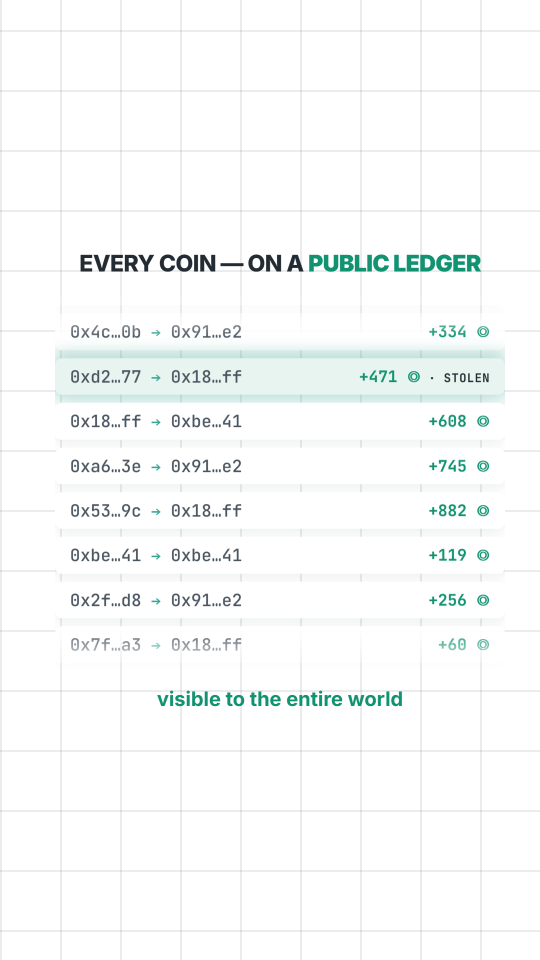
#> input picture marketing_video_generation/topics/alt/alt_How to launder 1.5 billion in crypto/video/_build/shots/01_ledger1.png, 1080 x 1920 px, given in place of 01_ledger1.png.png, which was not available (shown at 1/2 size)
$ python generate_dashes.py shots/01_ledger1.png
#> lines starting #> are read from the running program, lines starting #| are printed output that depends on the picture; after the words box and inside, x2 and y2 are one past the last pixel; in counts of white or black regions, pixels touching at a corner belong together; pictures that were not available may be replaced by others from this repository, and a replacement may not be noted
# Bake a hand-drawn DASHED outline that follows each cut-out's silhouette
# (per specific_tools_instructions/draw_dotted_line.md): trace the alpha edge,
# offset it outward, walk it and stamp round dashes -> one padded PNG with the
# image + its dashed "sticker" cut-line baked in.  numpy + PIL + skimage + scipy.
import os
import numpy as np
from PIL import Image, ImageDraw
from skimage import measure
from skimage.measure import approximate_polygon
from scipy import ndimage

HERE = os.path.dirname(os.path.abspath(__file__))
PH = os.path.join(HERE, '..', 'assets', 'photos')

SS = 3                      # supersample factor (anti-aliasing)
PAD = 30                    # px padding so the outward line is never clipped
OFFSET = 13                 # px the line sits outside the silhouette
LW = 6                      # dash line width (1x px)
ON, OFF = 17, 12            # dash on / off run lengths (1x px)
COL = (17, 146, 113, 255)   # teal-d  #119271

def make(key):
#> called with key = 'shots/01_ledger1.png'
    im = Image.open(os.path.join(PH, key + '.png')).convert('RGBA')
    W, H = im.size
#> W = 1080; H = 1920
    cw, ch = W + 2 * PAD, H + 2 * PAD
#> cw = 1140; ch = 1980
    canv = Image.new('RGBA', (cw, ch), (0, 0, 0, 0))
#> canv: PIL image 1140x1980 RGBA; every value is 0
    canv.alpha_composite(im, (PAD, PAD))
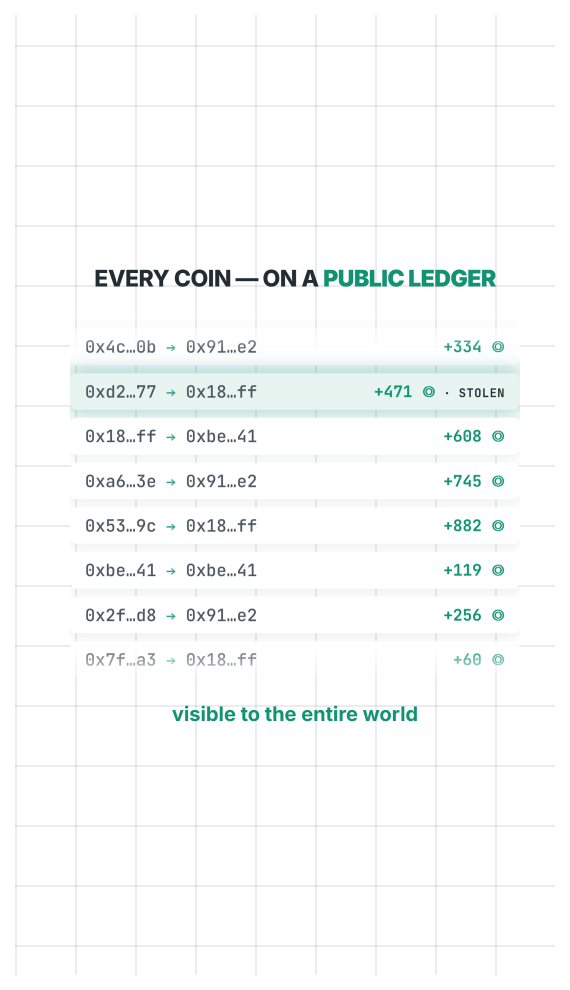
#> canv: PIL image 1140x1980 RGBA (shown at 1/2 size); mean R, G, B, A 227.5, 229.6, 229.2, 234.3; transparent parts drawn white

    mask = np.asarray(canv)[..., 3] > 40
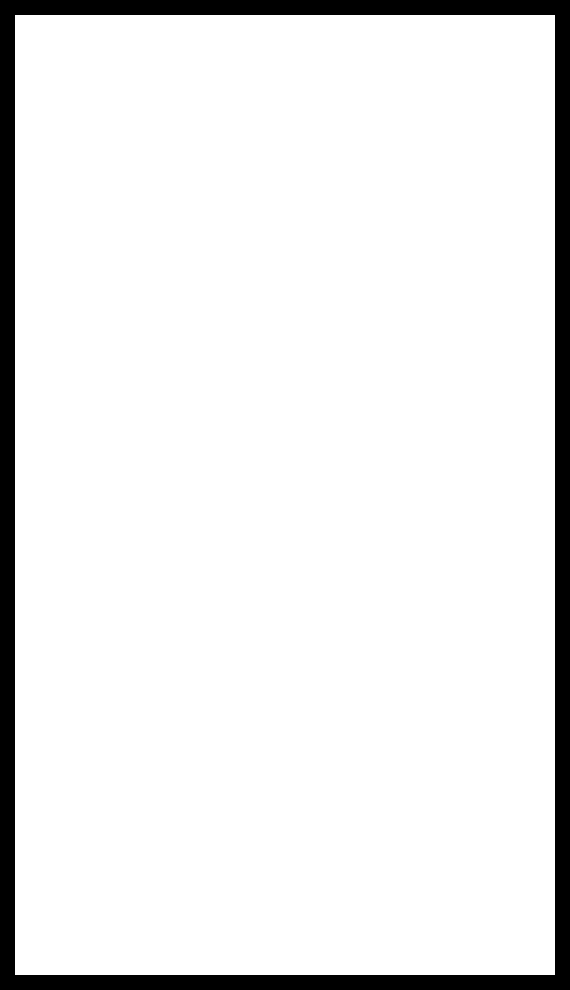
#> mask: shape (1980, 1140) bool (shown at 1/2 size); 91.9% white; 1 black region, box (x1, y1, x2, y2) and area: (0, 0, 1140, 1980) 183600
    mask = ndimage.binary_fill_holes(mask)
    mask = ndimage.binary_dilation(mask, iterations=OFFSET)
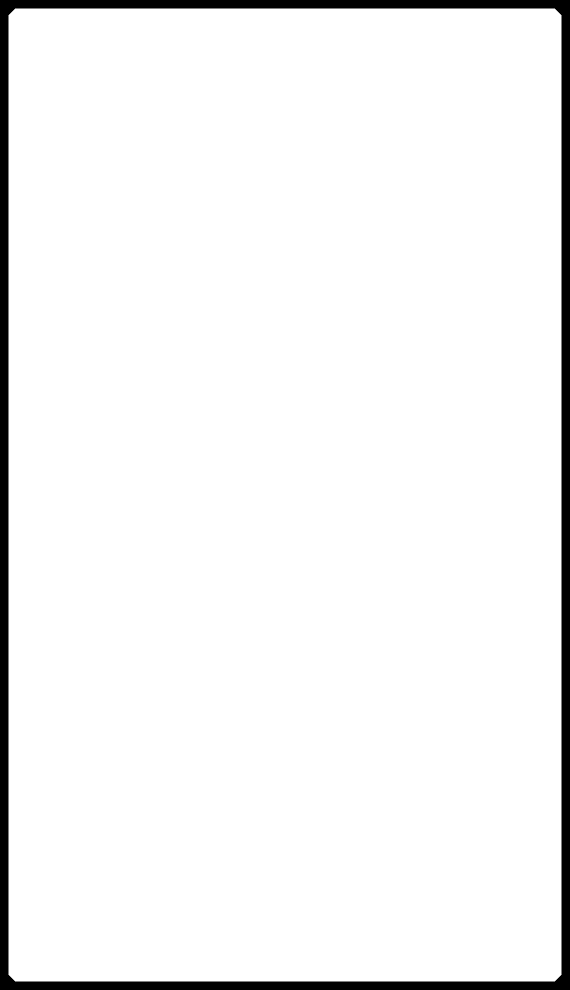
#> mask: shape (1980, 1140) bool (shown at 1/2 size); 95.3% white; 1 black region, box (x1, y1, x2, y2) and area: (0, 0, 1140, 1980) 105288
    mask = ndimage.gaussian_filter(mask.astype(float), 2.2) > 0.5   # smooth jaggies
#> mask: shape (1980, 1140) bool; 95.3% white; 1 black region, box (x1, y1, x2, y2) and area: (0, 0, 1140, 1980) 105296

    conts = sorted(measure.find_contours(mask.astype(float), 0.5), key=len, reverse=True)
#> conts = 1 point arrays, longest 6105 points
    if not conts:
        print('  !! no contour for', key); return

    ov = Image.new('RGBA', (cw * SS, ch * SS), (0, 0, 0, 0))
#> ov: PIL image 3420x5940 RGBA; every value is 0
    d = ImageDraw.Draw(ov)
    r = LW * SS / 2.0
    period = ON + OFF

    poly = approximate_polygon(conts[0], tolerance=1.5)   # (row,col)
#> poly = [[1962.5, 1108], [1962.5, 31], [1950, 17.5], [31, 16.5], [17.5, 29], [16.5, 1108], [29, 1121.5], [1948, 1122.5], [1962.5, 1108]]
    pts = poly[:, ::-1].astype(float)                     # -> (x,y)
#> pts = [[1108, 1962.5], [31, 1962.5], [17.5, 1950], [16.5, 31], [29, 17.5], [1108, 16.5], [1121.5, 29], [1122.5, 1948], [1108, 1962.5]]
    pts = np.vstack([pts, pts[:1]])                       # close the loop
#> pts = [[1108, 1962.5], [31, 1962.5], [17.5, 1950], [16.5, 31], [29, 17.5], [1108, 16.5], [1121.5, 29], [1122.5, 1948], [1108, 1962.5], [1108, 1962.5]]
    seg = np.hypot(np.diff(pts[:, 0]), np.diff(pts[:, 1]))
#> seg = [1077, 18.4, 1919, 18.4, 1079, 18.4, 1919, 20.51, 0]
    acc = 0.0
    for i in range(len(pts) - 1):
        p0, p1, L = pts[i], pts[i + 1], seg[i]
        if L < 1e-6:
            continue
        steps = max(1, int(L))
        for s in range(steps):
            t = s / steps
            if (acc + t * L) % period < ON:
                x = (p0[0] + (p1[0] - p0[0]) * t) * SS
                y = (p0[1] + (p1[1] - p0[1]) * t) * SS
                d.ellipse([x - r, y - r, x + r, y + r], fill=COL)
        acc += L
#> this loop made 9 passes
#> (p0, p1, L, steps, acc) on passes 1 to 8: ([1108, 1962.5], [31, 1962.5], 1077, 1077, 1077), ([31, 1962.5], [17.5, 1950], 18.4, 18, 1095.4), ([17.5, 1950], [16.5, 31], 1919, 1919, 3014.4), ([16.5, 31], [29, 17.5], 18.4, 18, 3032.8), ([29, 17.5], [1108, 16.5], 1079, 1079, 4111.8), ([1108, 16.5], [1121.5, 29], 18.4, 18, 4130.2), ([1121.5, 29], [1122.5, 1948], 1919, 1919, 6049.2), ([1122.5, 1948], [1108, 1962.5], 20.51, 20, 6069.7)
#> (p1, L) on pass 9: ([1108, 1962.5], 0)
#> after the loop, acc = 6069.7

    ov = ov.resize((cw, ch), Image.LANCZOS)
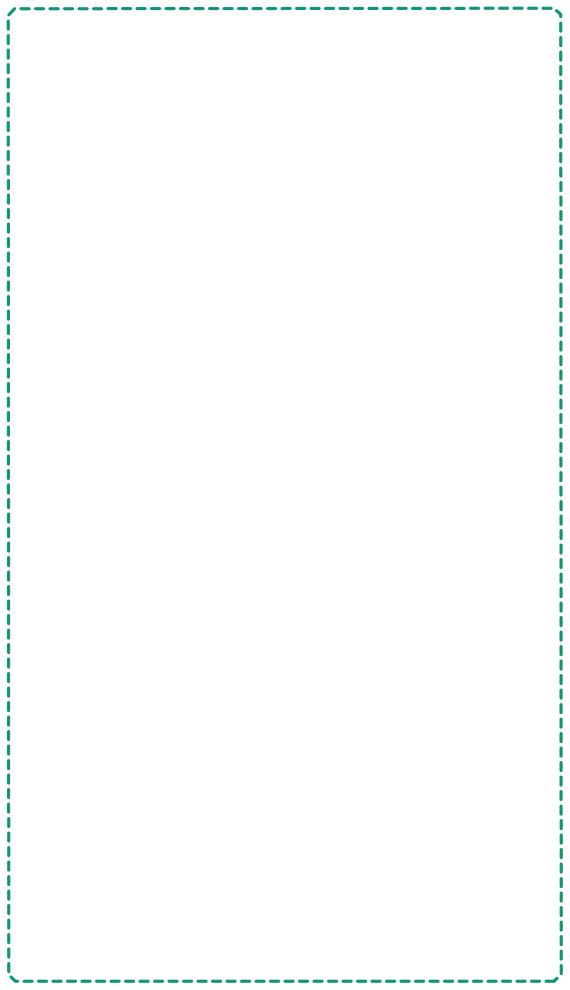
#> ov: PIL image 1140x1980 RGBA (shown at 1/2 size); mean R, G, B, A 0.3, 3.1, 2.3, 3.1; transparent parts drawn white
    canv.alpha_composite(ov)
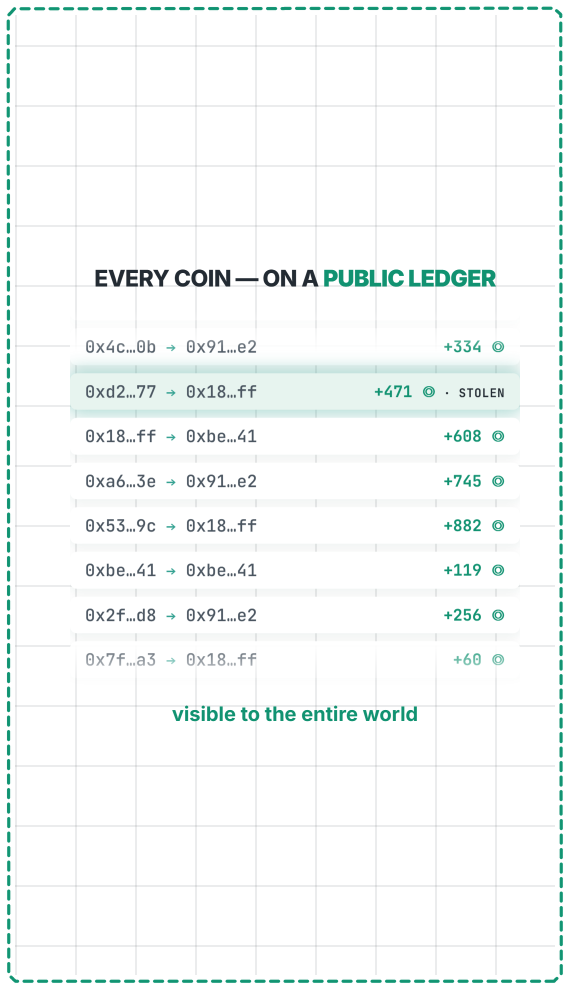
#> canv: PIL image 1140x1980 RGBA (shown at 1/2 size); mean R, G, B, A 227.8, 232.7, 231.5, 237.4; transparent parts drawn white
    canv.save(os.path.join(PH, key + '_dash.png'))
    print(f'  OK {key}_dash.png  {canv.size[0]}x{canv.size[1]}  (src {W}x{H})')
#|   OK shots/01_ledger1.png_dash.png  1140x1980  (src 1080x1920)

if __name__ == '__main__':
    import sys
    keys = sys.argv[1:] or ['coin', 'tumbler']
    print('Baking dashed outlines:', ', '.join(keys))
    for k in keys:
        make(k)
    print('Done.')

$ run again, on marketing_video_generation/topics/alt/alt_How to launder 1.5 billion in crypto/video/_build/shots/02_anon.png
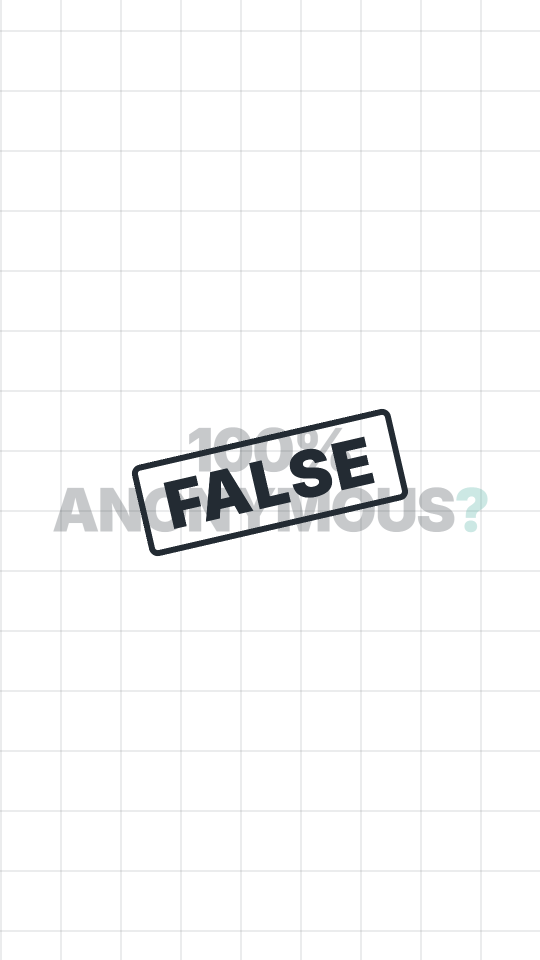
#> input picture marketing_video_generation/topics/alt/alt_How to launder 1.5 billion in crypto/video/_build/shots/02_anon.png, 1080 x 1920 px, given in place of 02_anon.png.png, which was not available (shown at 1/2 size)
#> in make, `canv.alpha_composite(im, (PAD, PAD))`:
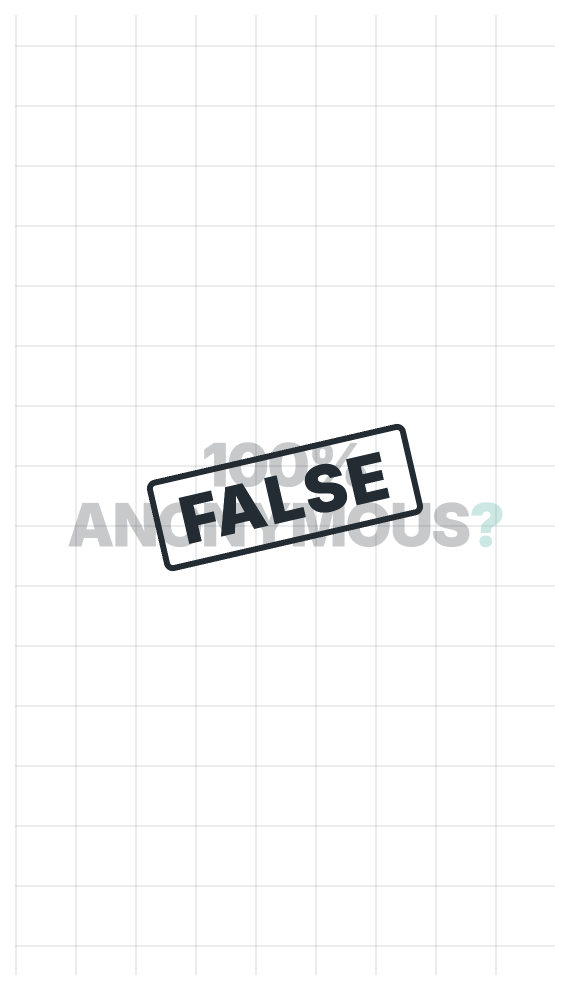
#> canv: PIL image 1140x1980 RGBA (shown at 1/2 size); mean R, G, B, A 228, 228.3, 228.5, 234.3; transparent parts drawn white
#> conts = 1 point arrays, longest 6105 points
#> poly = [[1962.5, 1108], [1962.5, 31], [1950, 17.5], [31, 16.5], [17.5, 29], [16.5, 1108], [29, 1121.5], [1948, 1122.5], [1962.5, 1108]]
#> in make, `pts = poly[:, ::-1].astype(float)`: pts = [[1108, 1962.5], [31, 1962.5], [17.5, 1950], [16.5, 31], [29, 17.5], [1108, 16.5], [1121.5, 29], [1122.5, 1948], [1108, 1962.5]]
#> in make, `pts = np.vstack([pts, pts[:1]])`: pts = [[1108, 1962.5], [31, 1962.5], [17.5, 1950], [16.5, 31], [29, 17.5], [1108, 16.5], [1121.5, 29], [1122.5, 1948], [1108, 1962.5], [1108, 1962.5]]
#> seg = [1077, 18.4, 1919, 18.4, 1079, 18.4, 1919, 20.51, 0]
#> the loop in make, `for i in range(len(pts) - 1):` made 9 passes
#> (p0, p1, L, steps, acc) on passes 1 to 8: ([1108, 1962.5], [31, 1962.5], 1077, 1077, 1077), ([31, 1962.5], [17.5, 1950], 18.4, 18, 1095.4), ([17.5, 1950], [16.5, 31], 1919, 1919, 3014.4), ([16.5, 31], [29, 17.5], 18.4, 18, 3032.8), ([29, 17.5], [1108, 16.5], 1079, 1079, 4111.8), ([1108, 16.5], [1121.5, 29], 18.4, 18, 4130.2), ([1121.5, 29], [1122.5, 1948], 1919, 1919, 6049.2), ([1122.5, 1948], [1108, 1962.5], 20.51, 20, 6069.7)
#> after the loop in make, `for i in range(len(pts) - 1):`: acc = 6069.7
#> in make, `canv.alpha_composite(ov)`:
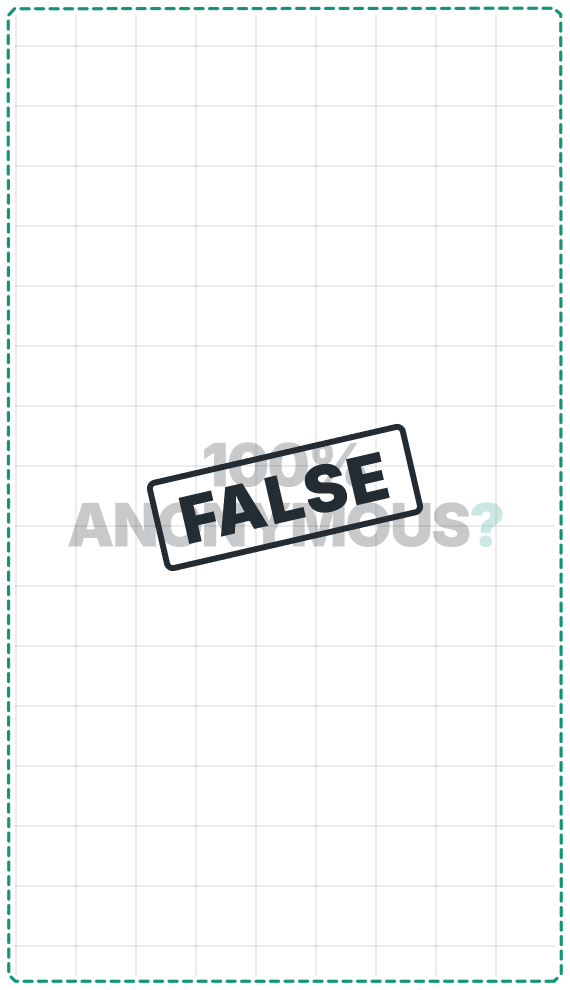
#> canv: PIL image 1140x1980 RGBA (shown at 1/2 size); mean R, G, B, A 228.3, 231.4, 230.8, 237.4; transparent parts drawn white
#|   OK shots/02_anon.png_dash.png  1140x1980  (src 1080x1920)

$ run again, on marketing_video_generation/topics/alt/alt_How to launder 1.5 billion in crypto/video/_build/shots/03_ledger2.png
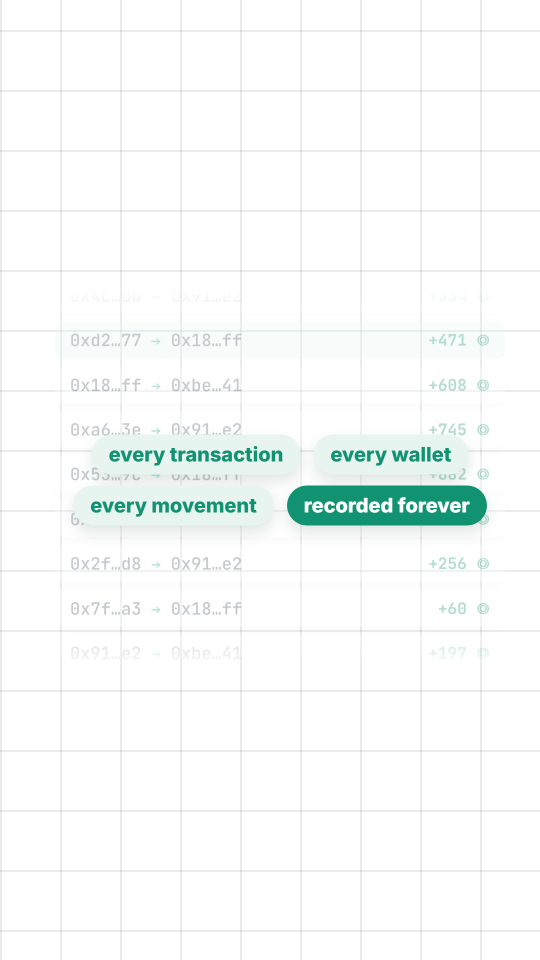
#> input picture marketing_video_generation/topics/alt/alt_How to launder 1.5 billion in crypto/video/_build/shots/03_ledger2.png, 1080 x 1920 px, given in place of 03_ledger2.png.png, which was not available (shown at 1/2 size)
#> in make, `canv.alpha_composite(im, (PAD, PAD))`:
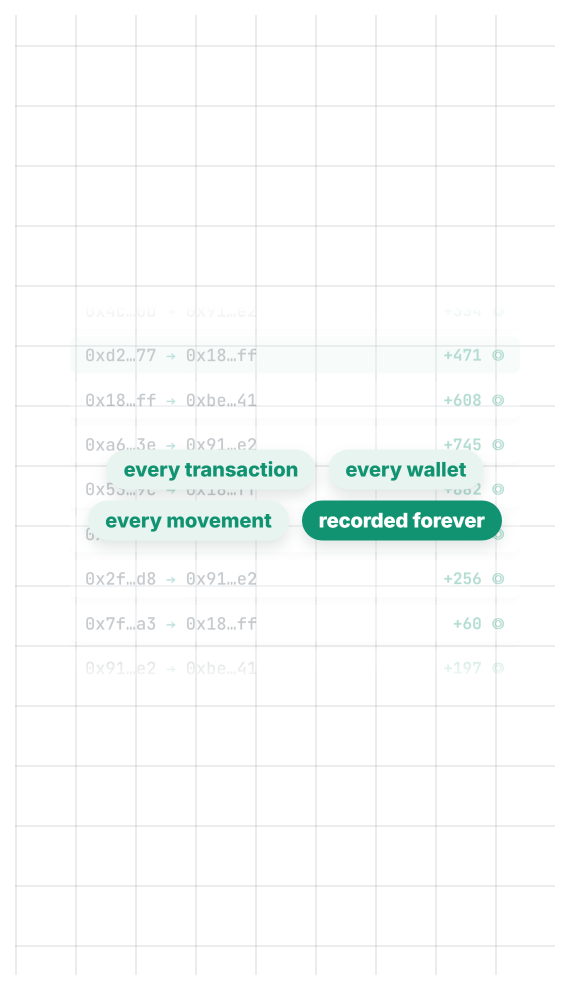
#> canv: PIL image 1140x1980 RGBA (shown at 1/2 size); mean R, G, B, A 227.2, 230.2, 229.4, 234.3; transparent parts drawn white
#> conts = 1 point arrays, longest 6105 points
#> poly = [[1962.5, 1108], [1962.5, 31], [1950, 17.5], [31, 16.5], [17.5, 29], [16.5, 1108], [29, 1121.5], [1948, 1122.5], [1962.5, 1108]]
#> in make, `pts = poly[:, ::-1].astype(float)`: pts = [[1108, 1962.5], [31, 1962.5], [17.5, 1950], [16.5, 31], [29, 17.5], [1108, 16.5], [1121.5, 29], [1122.5, 1948], [1108, 1962.5]]
#> in make, `pts = np.vstack([pts, pts[:1]])`: pts = [[1108, 1962.5], [31, 1962.5], [17.5, 1950], [16.5, 31], [29, 17.5], [1108, 16.5], [1121.5, 29], [1122.5, 1948], [1108, 1962.5], [1108, 1962.5]]
#> seg = [1077, 18.4, 1919, 18.4, 1079, 18.4, 1919, 20.51, 0]
#> the loop in make, `for i in range(len(pts) - 1):` made 9 passes
#> (p0, p1, L, steps, acc) on passes 1 to 8: ([1108, 1962.5], [31, 1962.5], 1077, 1077, 1077), ([31, 1962.5], [17.5, 1950], 18.4, 18, 1095.4), ([17.5, 1950], [16.5, 31], 1919, 1919, 3014.4), ([16.5, 31], [29, 17.5], 18.4, 18, 3032.8), ([29, 17.5], [1108, 16.5], 1079, 1079, 4111.8), ([1108, 16.5], [1121.5, 29], 18.4, 18, 4130.2), ([1121.5, 29], [1122.5, 1948], 1919, 1919, 6049.2), ([1122.5, 1948], [1108, 1962.5], 20.51, 20, 6069.7)
#> after the loop in make, `for i in range(len(pts) - 1):`: acc = 6069.7
#> in make, `canv.alpha_composite(ov)`:
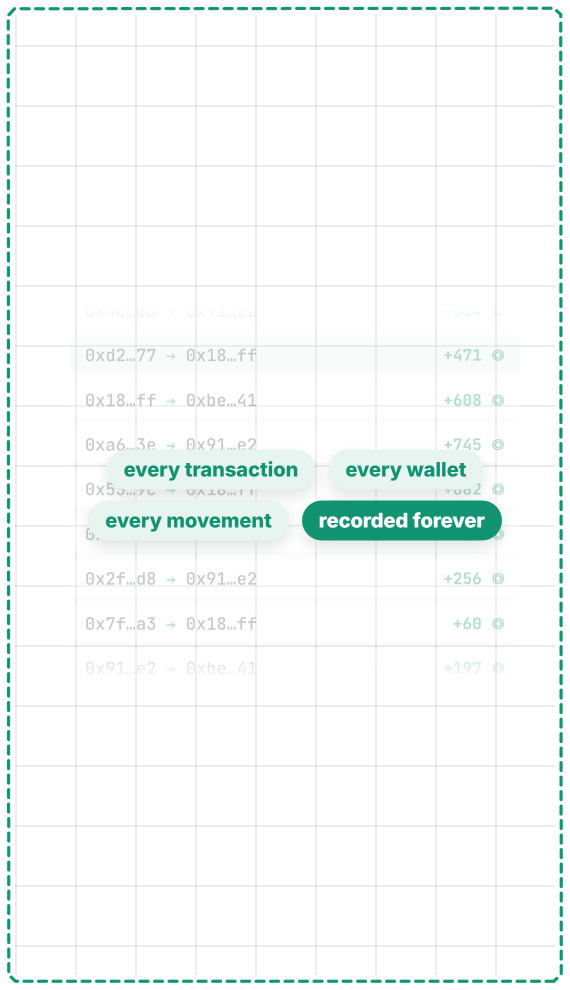
#> canv: PIL image 1140x1980 RGBA (shown at 1/2 size); mean R, G, B, A 227.5, 233.3, 231.7, 237.4; transparent parts drawn white
#|   OK shots/03_ledger2.png_dash.png  1140x1980  (src 1080x1920)
